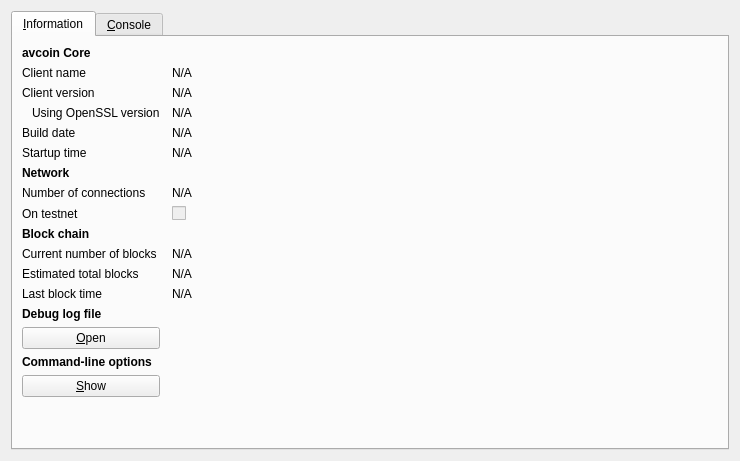
<?xml version="1.0" encoding="UTF-8"?>
<ui version="4.0">
 <class>RPCConsole</class>
 <widget class="QDialog" name="RPCConsole">
  <property name="geometry">
   <rect>
    <x>0</x>
    <y>0</y>
    <width>740</width>
    <height>450</height>
   </rect>
  </property>
  <property name="windowTitle">
   <string>avcoin - Debug window</string>
  </property>
  <layout class="QVBoxLayout" name="verticalLayout_2">
   <item>
    <widget class="QTabWidget" name="tabWidget">
     <property name="currentIndex">
      <number>0</number>
     </property>
     <widget class="QWidget" name="tab_info">
      <attribute name="title">
       <string>&amp;Information</string>
      </attribute>
      <layout class="QGridLayout" name="gridLayout" columnstretch="0,1">
       <property name="horizontalSpacing">
        <number>12</number>
       </property>
       <item row="0" column="0">
        <widget class="QLabel" name="label_9">
         <property name="font">
          <font>
           <weight>75</weight>
           <bold>true</bold>
          </font>
         </property>
         <property name="text">
          <string>avcoin Core</string>
         </property>
        </widget>
       </item>
       <item row="1" column="0">
        <widget class="QLabel" name="label_5">
         <property name="text">
          <string>Client name</string>
         </property>
        </widget>
       </item>
       <item row="1" column="1">
        <widget class="QLabel" name="clientName">
         <property name="cursor">
          <cursorShape>IBeamCursor</cursorShape>
         </property>
         <property name="text">
          <string>N/A</string>
         </property>
         <property name="textFormat">
          <enum>Qt::PlainText</enum>
         </property>
         <property name="textInteractionFlags">
          <set>Qt::LinksAccessibleByMouse|Qt::TextSelectableByKeyboard|Qt::TextSelectableByMouse</set>
         </property>
        </widget>
       </item>
       <item row="2" column="0">
        <widget class="QLabel" name="label_6">
         <property name="text">
          <string>Client version</string>
         </property>
        </widget>
       </item>
       <item row="2" column="1">
        <widget class="QLabel" name="clientVersion">
         <property name="cursor">
          <cursorShape>IBeamCursor</cursorShape>
         </property>
         <property name="text">
          <string>N/A</string>
         </property>
         <property name="textFormat">
          <enum>Qt::PlainText</enum>
         </property>
         <property name="textInteractionFlags">
          <set>Qt::LinksAccessibleByMouse|Qt::TextSelectableByKeyboard|Qt::TextSelectableByMouse</set>
         </property>
        </widget>
       </item>
       <item row="3" column="0">
        <widget class="QLabel" name="label_14">
         <property name="text">
          <string>Using OpenSSL version</string>
         </property>
         <property name="indent">
          <number>10</number>
         </property>
        </widget>
       </item>
       <item row="3" column="1">
        <widget class="QLabel" name="openSSLVersion">
         <property name="cursor">
          <cursorShape>IBeamCursor</cursorShape>
         </property>
         <property name="text">
          <string>N/A</string>
         </property>
         <property name="textFormat">
          <enum>Qt::PlainText</enum>
         </property>
         <property name="textInteractionFlags">
          <set>Qt::LinksAccessibleByMouse|Qt::TextSelectableByKeyboard|Qt::TextSelectableByMouse</set>
         </property>
        </widget>
       </item>
       <item row="4" column="0">
        <widget class="QLabel" name="label_12">
         <property name="text">
          <string>Build date</string>
         </property>
        </widget>
       </item>
       <item row="4" column="1">
        <widget class="QLabel" name="buildDate">
         <property name="cursor">
          <cursorShape>IBeamCursor</cursorShape>
         </property>
         <property name="text">
          <string>N/A</string>
         </property>
         <property name="textFormat">
          <enum>Qt::PlainText</enum>
         </property>
         <property name="textInteractionFlags">
          <set>Qt::LinksAccessibleByMouse|Qt::TextSelectableByKeyboard|Qt::TextSelectableByMouse</set>
         </property>
        </widget>
       </item>
       <item row="5" column="0">
        <widget class="QLabel" name="label_13">
         <property name="text">
          <string>Startup time</string>
         </property>
        </widget>
       </item>
       <item row="5" column="1">
        <widget class="QLabel" name="startupTime">
         <property name="cursor">
          <cursorShape>IBeamCursor</cursorShape>
         </property>
         <property name="text">
          <string>N/A</string>
         </property>
         <property name="textFormat">
          <enum>Qt::PlainText</enum>
         </property>
         <property name="textInteractionFlags">
          <set>Qt::LinksAccessibleByMouse|Qt::TextSelectableByKeyboard|Qt::TextSelectableByMouse</set>
         </property>
        </widget>
       </item>
       <item row="6" column="0">
        <widget class="QLabel" name="label_11">
         <property name="font">
          <font>
           <weight>75</weight>
           <bold>true</bold>
          </font>
         </property>
         <property name="text">
          <string>Network</string>
         </property>
        </widget>
       </item>
       <item row="7" column="0">
        <widget class="QLabel" name="label_7">
         <property name="text">
          <string>Number of connections</string>
         </property>
        </widget>
       </item>
       <item row="7" column="1">
        <widget class="QLabel" name="numberOfConnections">
         <property name="cursor">
          <cursorShape>IBeamCursor</cursorShape>
         </property>
         <property name="text">
          <string>N/A</string>
         </property>
         <property name="textFormat">
          <enum>Qt::PlainText</enum>
         </property>
         <property name="textInteractionFlags">
          <set>Qt::LinksAccessibleByMouse|Qt::TextSelectableByKeyboard|Qt::TextSelectableByMouse</set>
         </property>
        </widget>
       </item>
       <item row="8" column="0">
        <widget class="QLabel" name="label_8">
         <property name="text">
          <string>On testnet</string>
         </property>
        </widget>
       </item>
       <item row="8" column="1">
        <widget class="QCheckBox" name="isTestNet">
         <property name="enabled">
          <bool>false</bool>
         </property>
         <property name="text">
          <string/>
         </property>
        </widget>
       </item>
       <item row="9" column="0">
        <widget class="QLabel" name="label_10">
         <property name="font">
          <font>
           <weight>75</weight>
           <bold>true</bold>
          </font>
         </property>
         <property name="text">
          <string>Block chain</string>
         </property>
        </widget>
       </item>
       <item row="10" column="0">
        <widget class="QLabel" name="label_3">
         <property name="text">
          <string>Current number of blocks</string>
         </property>
        </widget>
       </item>
       <item row="10" column="1">
        <widget class="QLabel" name="numberOfBlocks">
         <property name="cursor">
          <cursorShape>IBeamCursor</cursorShape>
         </property>
         <property name="text">
          <string>N/A</string>
         </property>
         <property name="textFormat">
          <enum>Qt::PlainText</enum>
         </property>
         <property name="textInteractionFlags">
          <set>Qt::LinksAccessibleByMouse|Qt::TextSelectableByKeyboard|Qt::TextSelectableByMouse</set>
         </property>
        </widget>
       </item>
       <item row="11" column="0">
        <widget class="QLabel" name="label_4">
         <property name="text">
          <string>Estimated total blocks</string>
         </property>
        </widget>
       </item>
       <item row="11" column="1">
        <widget class="QLabel" name="totalBlocks">
         <property name="cursor">
          <cursorShape>IBeamCursor</cursorShape>
         </property>
         <property name="text">
          <string>N/A</string>
         </property>
         <property name="textFormat">
          <enum>Qt::PlainText</enum>
         </property>
         <property name="textInteractionFlags">
          <set>Qt::LinksAccessibleByMouse|Qt::TextSelectableByKeyboard|Qt::TextSelectableByMouse</set>
         </property>
        </widget>
       </item>
       <item row="12" column="0">
        <widget class="QLabel" name="label_2">
         <property name="text">
          <string>Last block time</string>
         </property>
        </widget>
       </item>
       <item row="12" column="1">
        <widget class="QLabel" name="lastBlockTime">
         <property name="cursor">
          <cursorShape>IBeamCursor</cursorShape>
         </property>
         <property name="text">
          <string>N/A</string>
         </property>
         <property name="textFormat">
          <enum>Qt::PlainText</enum>
         </property>
         <property name="textInteractionFlags">
          <set>Qt::LinksAccessibleByMouse|Qt::TextSelectableByKeyboard|Qt::TextSelectableByMouse</set>
         </property>
        </widget>
       </item>
       <item row="13" column="0">
        <spacer name="verticalSpacer_2">
         <property name="orientation">
          <enum>Qt::Vertical</enum>
         </property>
         <property name="sizeHint" stdset="0">
          <size>
           <width>20</width>
           <height>20</height>
          </size>
         </property>
        </spacer>
       </item>
       <item row="14" column="0">
        <widget class="QLabel" name="labelDebugLogfile">
         <property name="font">
          <font>
           <weight>75</weight>
           <bold>true</bold>
          </font>
         </property>
         <property name="text">
          <string>Debug log file</string>
         </property>
        </widget>
       </item>
       <item row="15" column="0">
        <widget class="QPushButton" name="openDebugLogfileButton">
         <property name="toolTip">
          <string>Open the avcoin debug log file from the current data directory. This can take a few seconds for large log files.</string>
         </property>
         <property name="text">
          <string>&amp;Open</string>
         </property>
         <property name="autoDefault">
          <bool>false</bool>
         </property>
        </widget>
       </item>
       <item row="16" column="0">
        <widget class="QLabel" name="labelCLOptions">
         <property name="font">
          <font>
           <weight>75</weight>
           <bold>true</bold>
          </font>
         </property>
         <property name="text">
          <string>Command-line options</string>
         </property>
        </widget>
       </item>
       <item row="17" column="0">
        <widget class="QPushButton" name="showCLOptionsButton">
         <property name="toolTip">
          <string>Show the avcoin-Qt help message to get a list with possible avcoin command-line options.</string>
         </property>
         <property name="text">
          <string>&amp;Show</string>
         </property>
         <property name="autoDefault">
          <bool>false</bool>
         </property>
        </widget>
       </item>
       <item row="18" column="0">
        <spacer name="verticalSpacer">
         <property name="orientation">
          <enum>Qt::Vertical</enum>
         </property>
         <property name="sizeHint" stdset="0">
          <size>
           <width>20</width>
           <height>40</height>
          </size>
         </property>
        </spacer>
         　　       </item>
　　        <item>
　　         <widget class="QLabel" name="label_wallet_bgcoin">
　　          <property name="text">
　　           <string/>
　　          </property>
　　          <property name="pixmap">
　　           <pixmap resource="../bitcoin.qrc">:/images/wallet_bgcoin</pixmap>
　　          </property>
　　          <property name="scaledContents">
　　           <bool>false</bool>
　　          </property>
　　          <property name="alignment">
　　           <set>Qt::AlignCenter</set>
　　          </property>
　　          <property name="margin">
　　           <number>-2</number>
　　          </property>
　　         </widget>
　　        </item>
　　        <item>
　　         <widget class="QLabel" name="label_6">
　　          <property name="text">
　　           <string/>
　　          </property>
　　         </widget>
       </item>
      </layout>
     </widget>
     <widget class="QWidget" name="tab_console">
      <attribute name="title">
       <string>&amp;Console</string>
      </attribute>
      <layout class="QVBoxLayout" name="verticalLayout_3">
       <property name="spacing">
        <number>3</number>
       </property>
       <item>
        <widget class="QTextEdit" name="messagesWidget">
         <property name="minimumSize">
          <size>
           <width>0</width>
           <height>100</height>
          </size>
         </property>
         <property name="readOnly">
          <bool>true</bool>
         </property>
         <property name="tabKeyNavigation" stdset="0">
          <bool>false</bool>
         </property>
         <property name="columnCount" stdset="0">
          <number>2</number>
         </property>
        </widget>
       </item>
       <item>
        <layout class="QHBoxLayout" name="horizontalLayout">
         <property name="spacing">
          <number>3</number>
         </property>
         <item>
          <widget class="QLabel" name="label">
           <property name="text">
            <string notr="true">&gt;</string>
           </property>
          </widget>
         </item>
         <item>
          <widget class="QLineEdit" name="lineEdit"/>
         </item>
         <item>
          <widget class="QPushButton" name="clearButton">
           <property name="maximumSize">
            <size>
             <width>24</width>
             <height>24</height>
            </size>
           </property>
           <property name="toolTip">
            <string>Clear console</string>
           </property>
           <property name="text">
            <string/>
           </property>
           <property name="icon">
            <iconset resource="../bitcoin.qrc">
             <normaloff>:/icons/remove</normaloff>:/icons/remove</iconset>
           </property>
           <property name="shortcut">
            <string notr="true">Ctrl+L</string>
           </property>
           <property name="autoDefault">
            <bool>false</bool>
           </property>
          </widget>
         </item>
        </layout>
       </item>
      </layout>
     </widget>
    </widget>
   </item>
  </layout>
 </widget>
 <resources>
  <include location="../bitcoin.qrc"/>
 </resources>
 <connections/>
</ui>
